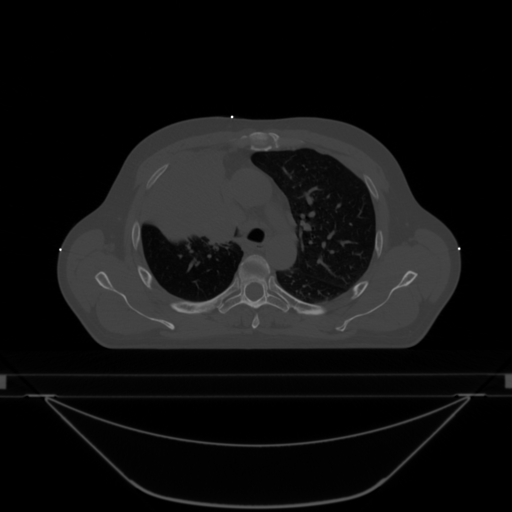
#> input picture slice_86.png, 512 x 512 px
$ jupyter execute image_manip.ipynb
#> lines starting #> are read from the running program, lines starting #| are printed output that depends on the picture; long printed decimals are rounded
[cell 1]
from warnings import simplefilter

from PIL import Image
import numpy as np
import matplotlib.pyplot as plt
from matplotlib import rcParams
from matplotlib import patches

[cell 2]
simplefilter('ignore',lineno=2366)
rcParams['figure.facecolor'] = 'white'

## Image test

[cell 3]
pil_img = Image.open('slice_86.png')
#> pil_img is the input picture: PIL image 512x512 I;16; min 24, max 4000, mean 300.7
img_tot = np.array(pil_img)
img = img_tot[100:360,40:470].astype('uint16') # 'zoom on patient'

[cell 4]
plt.imshow(img,cmap='gray',vmin=0,vmax=1400)
plt.axis('off')
plt.savefig('output/img_ref.png')
plt.show()

## Espacement vs taille des pixels

[cell 5]
plt.imshow(img,cmap='gray',vmin=0,vmax=1400)
# plt.title('Dimension = espace')
plt.axis('off')
axis = plt.gca()
nb_pix = 30
inc_x = img.shape[0]/nb_pix
#> inc_x = 8.67
inc_y = img.shape[1]/nb_pix
#> inc_y = 14.33

for i in range(nb_pix):
    for j in range(nb_pix):
        axis.add_patch(patches.Rectangle((inc_y*i,inc_x*j),inc_y,inc_x,\
                                         alpha=0.3,facecolor='red'))
plt.savefig('output/img_equal.png')
plt.show()

[cell 6]
plt.imshow(img,cmap='gray',vmin=0,vmax=1400)
plt.axis('off')
axis = plt.gca()
nb_pix = 30
inc_x = img.shape[0]/nb_pix
inc_y = img.shape[1]/nb_pix

for i in range(nb_pix):
    for j in range(nb_pix):
        axis.add_patch(patches.Rectangle((inc_y*i,inc_x*j),inc_y*0.6,inc_x*0.6,\
                                         alpha=0.3,facecolor='red'))
plt.savefig('output/img_sm.png')
plt.show()

[cell 7]
plt.imshow(img,cmap='gray',vmin=0,vmax=1400)
plt.axis('off')
axis = plt.gca()
nb_pix = 30
inc_x = img.shape[0]/nb_pix
inc_y = img.shape[1]/nb_pix

for i in range(nb_pix):
    for j in range(nb_pix):
        axis.add_patch(patches.Rectangle((inc_y*i,inc_x*j),inc_y*1.3,inc_x*1.3,\
                                         alpha=0.2,facecolor='red'))

axis.add_patch(patches.Rectangle((inc_y*10,inc_x*10),inc_y*1.3,inc_x*1.3,\
                                         alpha=1,facecolor='None',linewidth=2))
plt.savefig('output/img_lrg.png')
plt.show()

## Résolution spatiale et taille des pixels

Résolution de l'image de base: 0.9765 mm/pixel

[cell 8]
from skimage.transform import downscale_local_mean

[cell 9]
fig = plt.figure(figsize=(10,6))
ax = plt.subplot(2,2,1)
plt.imshow(img,cmap='gray',vmin=0,vmax=1400)
ax.set_title('Pixels de 1 mm')
plt.axis('off')

ax = plt.subplot(2,2,2)
plt.imshow(downscale_local_mean(img,(2,2)),cmap='gray',vmin=0,vmax=1400)
ax.set_title('Pixels de 2 mm')
plt.axis('off')

ax = plt.subplot(2,2,3)
plt.imshow(downscale_local_mean(img,(5,5)),cmap='gray',vmin=0,vmax=1400)
ax.set_title('Pixels de 5 mm')
plt.axis('off')

ax = plt.subplot(2,2,4)
plt.imshow(downscale_local_mean(img,(10,10)),cmap='gray',vmin=0,vmax=1400)
ax.set_title('Pixels de 10 mm')
plt.axis('off')

plt.savefig('output/pixel_resolution.png')
plt.show()

### Échantillonage et repliement (aliasing)

[cell 10]
from skimage.filters import gaussian

[cell 11]
fig = plt.figure(figsize=(5,3))
ax = plt.subplot(1,1,1)
plt.imshow(img,cmap='gray',vmin=0,vmax=1400)
ax.set_title('Image originale')
plt.axis('off')
plt.savefig('output/orig.png')
plt.show()

fig = plt.figure(figsize=(10,3))
ax = plt.subplot(1,2,1)
im2 = gaussian(downscale_local_mean(img,(10,10)))
plt.imshow(downscale_local_mean(img,(4,4)),cmap='gray',vmin=0,vmax=1400)
ax.set_title('Ré-échantillonnage simple')
plt.axis('off')

ax = plt.subplot(1,2,2)
im2 = gaussian(img,sigma=3,preserve_range=True) # act as anti-aliasing
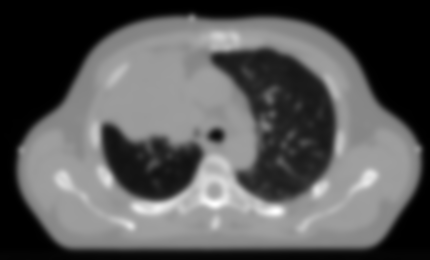
#> im2: shape (260, 430) float64; min 24.64, max 1715.3, mean 608.9; drawn with min black and max white
plt.imshow(downscale_local_mean(im2,(4,4)),cmap='gray',vmin=0,vmax=1400)
ax.set_title('Ré-échantillonnage simple avec anti-aliasing')
plt.axis('off')
plt.savefig('output/aliasing.png')
plt.show()

## Plage dynamique

[cell 12]
from skimage.exposure import rescale_intensity

[cell 13]
fig = plt.figure(figsize=(10,6))

ax = plt.subplot(2,2,1)
plt.imshow(img,cmap='gray',vmin=0,vmax=1400)
ax.set_title('12 bits disponible, affichage sur {:.2f} bits'.format(np.log2(1400)))
plt.axis('off')

ax = plt.subplot(2,2,2)
im = rescale_intensity(img,in_range=(0,1400),out_range=(0,255))
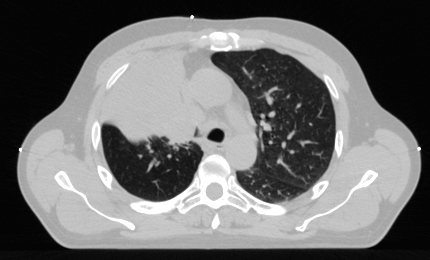
#> im: shape (260, 430) float64; min 4.37, max 255, mean 109.8
plt.imshow(im,cmap='gray',vmin=0,vmax=255)
ax.set_title('Affichage sur 8 bits')
plt.axis('off')

ax = plt.subplot(2,2,3)
im = rescale_intensity(img,in_range=(0,1400),out_range=(0,16))
plt.imshow(im,cmap='gray',vmin=0,vmax=16)
ax.set_title('Affichage sur 4 bits')
# ax.set_title('Affichage sur 4 bits'.format(np.log2(mx)))
plt.axis('off')

ax = plt.subplot(2,2,4)
im = rescale_intensity(img,in_range=(0,1400),out_range=(0,4))
plt.imshow(im,cmap='gray',vmin=0,vmax=4)
ax.set_title('Affichage sur 2 bits')
# ax.set_title('Affichage sur 2 bits'.format(np.log2(mx)))
plt.axis('off')

plt.savefig('output/dynrange.png')

plt.show()

## Fenêtrage (Window/level)

[cell 14]
fig = plt.figure(figsize=(10,6))

ax = plt.subplot(2,2,1)
plt.imshow(img,cmap='gray',vmin=0,vmax=1150)
ax.set_title('Fenêtre pulmonaire')
plt.axis('off')

ax = plt.subplot(2,2,2)
plt.imshow(img,cmap='gray',vmin=750,vmax=1150)
ax.set_title('Fenêtre pour les tissus mous')
plt.axis('off')

ax = plt.subplot(2,2,3)
plt.imshow(img,cmap='gray',vmin=980,vmax=1080)
ax.set_title('Fenêtre pour le cerveau')
plt.axis('off')

ax = plt.subplot(2,2,4)
plt.imshow(img,cmap='gray',vmin=500,vmax=2300)
ax.set_title('Fenêtre pour les os')
plt.axis('off')

plt.savefig('output/win_lvl.png')

plt.show()

## Contraste global

[cell 15]
im_window = img[100:200,100:200].copy()
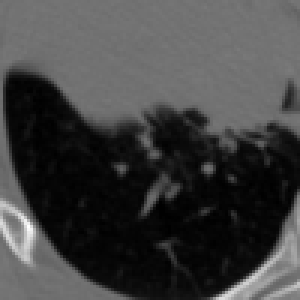
#> im_window: shape (100, 100) uint16 (shown 3 times larger); min 100, max 2231, mean 649.3; drawn with min black and max white
mx = im_window.max()
#> mx = 2231
mn = im_window.min()
#> mn = 100

def measCtrst(im):
    return (im.max() - im.min())/(im.max()+im.min())

[cell 16]
fig = plt.figure(figsize=(6,4))

ax = plt.subplot(2,2,1)
plt.imshow(im_window,cmap='gray',vmin=mn,vmax=mx)
ax.set_title('Contraste = {:.2f}'.format(measCtrst(im_window)))
plt.axis('off')

ax = plt.subplot(2,2,2)
im_window += 400
plt.imshow(im_window,cmap='gray',vmin=mn,vmax=mx)
ax.set_title('Contraste = {:.2f}'.format(measCtrst(im_window)))
plt.axis('off')

ax = plt.subplot(2,2,3)
im_window += 400
plt.imshow(im_window,cmap='gray',vmin=mn,vmax=mx)
ax.set_title('Contraste = {:.2f}'.format(measCtrst(im_window)))
plt.axis('off')

ax = plt.subplot(2,2,4)
im_window += 400
plt.imshow(im_window,cmap='gray',vmin=mn,vmax=mx)
ax.set_title('Contraste = {:.2f}'.format(measCtrst(im_window)))
plt.axis('off')

plt.savefig('output/contrast_global.png')
plt.show()

## Bruit et SNR

[cell 17]
poisson_noise = np.vectorize(lambda x: np.random.normal(0,np.sqrt(x)))

[cell 18]
fig = plt.figure(figsize=(10,6))

ax = plt.subplot(2,2,1)
smpl = img[75:100,140:165]
plt.imshow(img,cmap='gray',vmin=0,vmax=1400)
ax.set_title('Image de base, RSB = {:.1f} dans le carré'.format(smpl.mean()/smpl.std()),fontsize=14)
ax.add_patch(patches.Rectangle((140,75),25,25,alpha=1,edgecolor='red',facecolor='None',linewidth=2))
plt.axis('off')

ax = plt.subplot(2,2,2)
noisy = img + 1*poisson_noise(img)
smpl = noisy[75:100,140:165]
plt.imshow(noisy,cmap='gray',vmin=0,vmax=1400)
ax.set_title(r'~2$\times$ le bruit, RSB = {:.1f} dans le carré'.format(smpl.mean()/smpl.std()),fontsize=14)
ax.add_patch(patches.Rectangle((140,75),25,25,alpha=1,edgecolor='red',facecolor='None',linewidth=2))
plt.axis('off')


ax = plt.subplot(2,2,3)
noisy = img + 4*poisson_noise(img)
smpl = noisy[75:100,140:165]
plt.imshow(noisy,cmap='gray',vmin=0,vmax=1400)
ax.set_title(r'~10$\times$ le bruit, RSB = {:.1f} dans le carré'.format(smpl.mean()/smpl.std()),fontsize=14)
ax.add_patch(patches.Rectangle((140,75),25,25,alpha=1,edgecolor='red',facecolor='None',linewidth=2))
plt.axis('off')


ax = plt.subplot(2,2,4)
noisy = img + 9*poisson_noise(img)
smpl = noisy[75:100,140:165]
plt.imshow(noisy,cmap='gray',vmin=0,vmax=1400)
ax.set_title(r'~20$\times$ le bruit, RSB = {:.1f} dans le carré'.format(smpl.mean()/smpl.std()),fontsize=14)
ax.add_patch(patches.Rectangle((140,75),25,25,alpha=1,edgecolor='red',facecolor='None',linewidth=2))
plt.axis('off')

plt.savefig('output/SNR.png')
plt.show()

## Transformations affines

[cell 19]
from skimage.transform import AffineTransform, warp

Créons un canvas un peu plus grand pour éviter de tronquer l'image

[cell 20]
canvas = np.ones((500,700))*4000
canvas[(500-img.shape[0]):,:img.shape[1]] = img

### Rotation

[cell 21]
R = AffineTransform(rotation=0.11*np.pi) # rotation de 20 degrés
print('Matrice de rotation')
print(R.params[:2,:2])

[cell 22]
fig = plt.figure(figsize=(10,4))

ax = plt.subplot(1,2,1)
plt.imshow(canvas,cmap='gray',vmin=0,vmax=1400)
plt.xlabel(r'Indice $i$')
plt.ylabel(r'Indice $j$')
plt.xlim([0,700])
plt.ylim([500,0])

im_rot = warp(canvas,R,preserve_range=True,mode='constant',cval=4000)
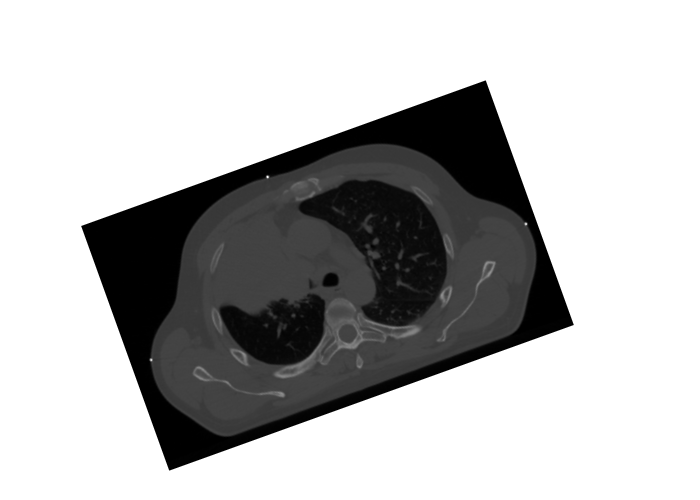
#> im_rot: shape (500, 700) float64; min 24, max 4000, mean 2916.8; drawn with min black and max white
ax = plt.subplot(1,2,2)
plt.imshow(im_rot,cmap='gray',vmin=0,vmax=1400)
plt.xlabel(r'Indice $i$')
plt.ylabel(r'Indice $j$')
plt.xlim([0,700])
plt.ylim([500,0])
plt.plot([0,500*np.sin(0.12*np.pi)],[0,500],color='red',linewidth=3)
plt.plot([2,2],[2,500],color='red',linewidth=3)
ax.text(15,440,r'$\theta$ = 20$^\circ$',color='red',size=14)

plt.savefig('output/simplerot.png',transparent=True)
plt.show()

## Translation

[cell 23]
T = AffineTransform(translation=(-250,125))
print(T.params)

[cell 24]
fig = plt.figure(figsize=(10,4))

ax = plt.subplot(1,2,1)
plt.imshow(canvas,cmap='gray',vmin=0,vmax=1400)
plt.xlabel(r'Indice $i$')
plt.ylabel(r'Indice $j$')
plt.xlim([0,700])
plt.ylim([500,0])
# ax.annotate('',xy=(200+250,400-125),xytext=(200,400),arrowprops={'facecolor':'red'})


im_trans = warp(canvas,T,preserve_range=True,mode='constant',cval=4000)
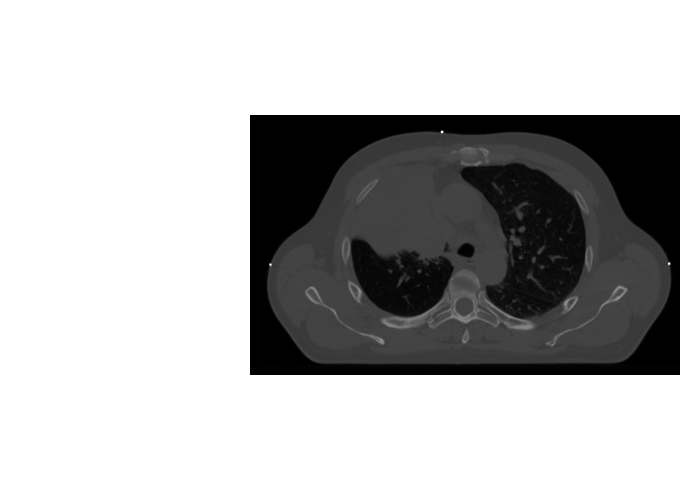
#> im_trans: shape (500, 700) float64; min 24, max 4000, mean 2916.8; drawn with min black and max white
ax = plt.subplot(1,2,2)
plt.imshow(im_trans,cmap='gray',vmin=0,vmax=1400)
plt.xlabel(r'Indice $i$')
plt.ylabel(r'Indice $j$')
plt.xlim([0,700])
plt.ylim([500,0])
ax.annotate('',xy=(200+250,400-125),xytext=(200,400),arrowprops={'facecolor':'red'})

plt.savefig('output/trans.png')
plt.show()

[cell 25]
trans = (-200,220)
shear = 10 *2*np.pi/360
rot = -20 *2*np.pi/360

T = AffineTransform(translation=trans)
print(T.params)

S = AffineTransform(shear=shear)
print(S.params)

R = AffineTransform(rotation=rot)
print(R.params)

print(T.params @ S.params @ R.params)

[cell 26]
fig = plt.figure(figsize=(10,6))

ax = plt.subplot(2,2,1)
plt.imshow(canvas,cmap='gray',vmin=0,vmax=1400)
plt.xlabel(r'Indice $i$')
plt.ylabel(r'Indice $j$')
ax.set_title(r'Image de  départ',fontsize=14)
plt.xlim([0,700])
plt.ylim([500,0])

im_mod = warp(canvas,T,preserve_range=True,mode='constant',cval=4000)
ax = plt.subplot(2,2,2)
plt.imshow(im_mod,cmap='gray',vmin=0,vmax=1400)
plt.xlabel(r'Indice $i$')
plt.ylabel(r'Indice $j$')
ax.set_title(r'après $\bf T$',fontsize=14)
plt.xlim([0,700])
plt.ylim([500,0])

im_mod = warp(im_mod,S,preserve_range=True,mode='constant',cval=4000)
ax = plt.subplot(2,2,3)
plt.imshow(im_mod,cmap='gray',vmin=0,vmax=1400)
plt.xlabel(r'Indice $i$')
plt.ylabel(r'Indice $j$')
ax.set_title(r'après $\bf{ST}$',fontsize=14)
plt.xlim([0,700])
plt.ylim([500,0])

im_mod = warp(im_mod,R,preserve_range=True,mode='constant',cval=4000)
ax = plt.subplot(2,2,4)
plt.imshow(im_mod,cmap='gray',vmin=0,vmax=1400)
plt.xlabel(r'Indice $i$')
plt.ylabel(r'Indice $j$')
ax.set_title(r'après $\bf{RST}$',fontsize=14)
plt.xlim([0,700])
plt.ylim([500,0])

plt.savefig('output/multi_aff.png')
plt.show()

## Transformation locale (affine par partie)

[cell 27]
from skimage.transform import PiecewiseAffineTransform, warp

[cell 28]
canvas = np.ones((410,470))*4000 # 75, 20 padding
canvas[(410-75-img.shape[0]):(410-75),20:(20+img.shape[1])] = img
#> canvas: shape (410, 470) float64

[cell 29]
pt_row = np.linspace(0,img.shape[0],10) + 75
pt_col = np.linspace(0,img.shape[1],20) + 20
#> pt_col = 20 values from 20 to 450
# pt_row, pt_col = np.meshgrid(pt_row, pt_col)
pt_col, pt_row = np.meshgrid(pt_row, pt_col)
pts = np.dstack([pt_row.flat, pt_col.flat])[0]

[cell 30]
fig = plt.figure(figsize=(10,4))

ax = plt.subplot(1,1,1)
plt.imshow(canvas,cmap='gray',vmin=0,vmax=1400)
plt.xlim([10,img.shape[1]+30])
plt.ylim([img.shape[0]+85,65])
plt.axis('off')
plt.plot(pts[:,0],pts[:,1],'.b')

# plt.savefig('output/nodes.png',transparent=True)
plt.show()

[cell 31]
def invertBelow(y,t=205):
    if y<t:
        return -1
    else:
        return 1
invertBelow = np.vectorize(invertBelow)
pts_def = pts.copy()
pts_def[:,1] = pts[:,1] + 50*np.sin(pts[:,0]/pts[:,0].max()*np.pi*invertBelow(pts[:,1]))

[cell 32]
plt.plot(pts[:,0],pts[:,1],'.b',label='Noeuds initiaux')
plt.plot(pts_def[:,0],pts_def[:,1],'.r',label='Noeuds déplacés')
plt.axis('off')
plt.legend(numpoints=1)
plt.savefig('output/nodes_def.png',transparent=True)
plt.show()

[cell 33]
T = PiecewiseAffineTransform()
_ = T.estimate(pts,pts_def)

[cell 34]
im_mod = warp(canvas,T.inverse,preserve_range=True,mode='constant',cval=4000)
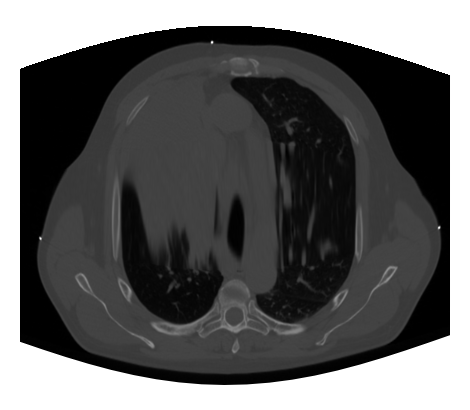
#> im_mod: shape (410, 470) float64; min 24, max 4000, mean 1559; drawn with min black and max white

[cell 35]
fig = plt.figure(figsize=(10,4))

ax = plt.subplot(1,2,1)
plt.imshow(canvas,cmap='gray',vmin=0,vmax=1400)
plt.axis('off')

ax = plt.subplot(1,2,2)
plt.imshow(im_mod,cmap='gray',vmin=0,vmax=1400)
plt.axis('off')
# plt.plot(pts[:,0],pts[:,1],'.b')

plt.savefig('output/img_def.png',transparent=True)
plt.show()

## Filtrage

### Lookup table

[cell 36]
fig = plt.figure(figsize=(10,6))

ax = plt.subplot(2,2,1)
plt.imshow(img,cmap='gray',vmin=0,vmax=1400)
plt.axis('off')

ax = plt.subplot(2,2,2)
plt.imshow(img,cmap='rainbow',vmin=0,vmax=1400)
plt.axis('off')

ax = plt.subplot(2,2,3)
plt.imshow(img,cmap='RdBu',vmin=0,vmax=1400)
plt.axis('off')

ax = plt.subplot(2,2,4)
plt.imshow(img,cmap='YlOrRd',vmin=0,vmax=1400)
plt.axis('off')

plt.savefig('output/lut.png',transparent=True)
plt.show()

### Histogramme

[cell 37]
from skimage.exposure import equalize_hist, equalize_adapthist
img_ctr = img[40:260,90:310] # pour éviter les marqueurs radio-opaque

[cell 38]
fig = plt.figure(figsize=(10,6))

ax = plt.subplot(2,2,1)
_ = plt.hist(img.ravel(),bins=200,density=False)
plt.xlabel('Intensité (HU)')
plt.ylabel('Nombre de pixels')

ax = plt.subplot(2,2,2)
plt.imshow(img,cmap='gray',vmin=0,vmax=4000)
ax.set_title('Toute la plage d\'intensité')
plt.axis('off')

ax = plt.subplot(2,2,3)
plt.imshow(img,cmap='gray',vmin=800,vmax=1600)
ax.set_title('Corps')
plt.axis('off')

ax = plt.subplot(2,2,4)
plt.imshow(img,cmap='gray',vmin=0,vmax=400)
ax.set_title('Parenchyme pulmonaire')
plt.axis('off')


plt.savefig('output/lin_cont.png',transparent=True)
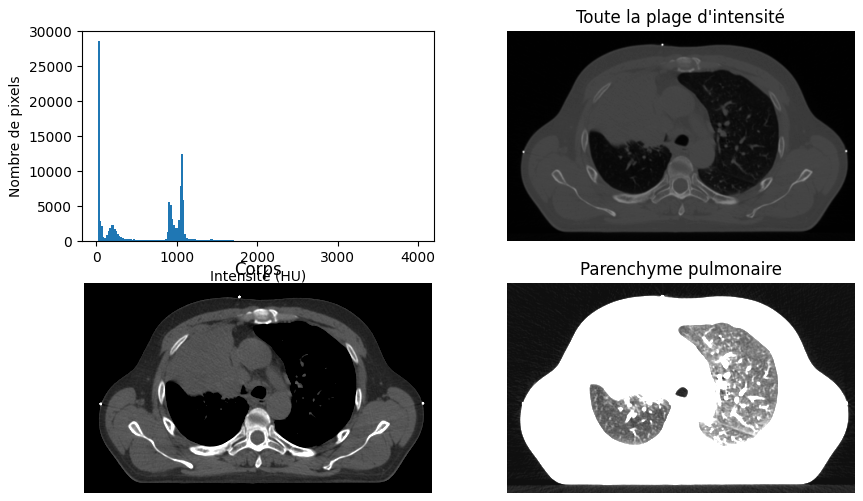
#> figure drawn by matplotlib, 4 panels; panel 1: tallest bar 28590 high, from x = 24 to 43.88
plt.show()

[cell 39]
# im_eq = equalize_hist(img_ctr)
im_eq = equalize_adapthist(img_ctr)
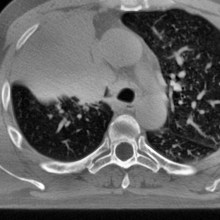
#> im_eq: shape (220, 220) float64; min 0, max 1, mean 0.386

[cell 40]
fig = plt.figure(figsize=(10,6))

ax = plt.subplot(2,2,1)
_ = plt.hist(img_ctr.ravel(),bins=200,density=False)
plt.xlabel('Intensité (HU)')
plt.ylabel('Nombre de pixels')
ax.set_title('Histogramme brut',fontsize=14)

ax = plt.subplot(2,2,2)
plt.imshow(img_ctr,cmap='gray')
plt.axis('off')

ax = plt.subplot(2,2,3)
_ = plt.hist(im_eq.ravel(),bins=200,density=False)
plt.xlabel('Intensité (HU)')
plt.ylabel('Nombre de pixels')
ax.set_title('Histogramme égalisé',fontsize=14)

ax = plt.subplot(2,2,4)
plt.imshow(im_eq,cmap='gray')
plt.axis('off')

plt.savefig('output/histo_eq.png',transparent=True)
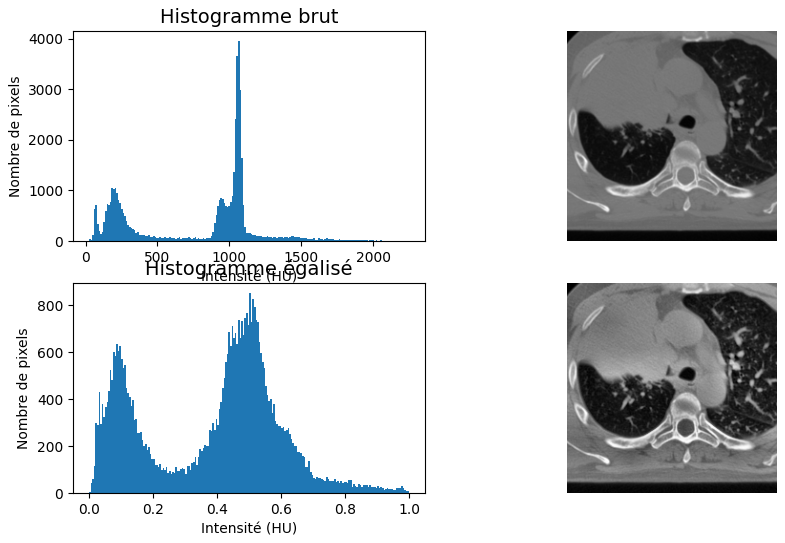
#> figure drawn by matplotlib, 4 panels; panel 1: tallest bar 3954 high, from x = 1059.6 to 1070.7; panel 3: tallest bar 853 high, from x = 0.5 to 0.505
plt.show()

### Information mutuelle

[cell 41]
def mutual_information(h):
    """ Calcul de l'information mutuelle sur un histogramme conjoint """
    # conversion des bins en probabilite
    pxy = h / float(np.sum(h))
    px = np.sum(pxy, axis=1) # marginale pour x
    py = np.sum(pxy, axis=0) # marginale pour y
    px_py = px[:, None] * py[None, :] # Broadcast pour multiplier les marginales
    # Calculs
    nzs = pxy > 0 # seul les non-nuls contribuent
    return np.sum(pxy[nzs] * np.log(pxy[nzs] / px_py[nzs]))

[cell 42]
hist_a, edges = np.histogram(img.ravel(),bins=100)
#> hist_a = 100 values, max 31508 at index 0, min 0 at index 58, mean 1118; edges = 101 values from 24 to 4000
img_flip = img[:,::-1]
img_empty = np.zeros(img.shape)
img_noisy = img + 9*poisson_noise(img)
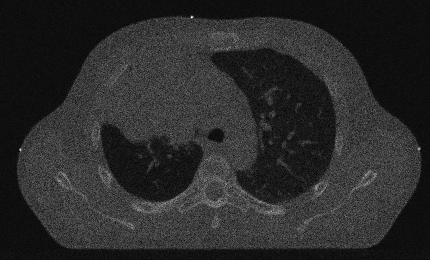
#> img_noisy: shape (260, 430) float64; min -287.6, max 5054.8, mean 610.5; drawn with min black and max white

fig = plt.figure(figsize=(10,6))

ax = plt.subplot(2,2,1)
plt.imshow(img,cmap='gray',vmin=0,vmax=2000)
ax.set_title('A')
plt.axis('off')

ax = plt.subplot(2,2,2)
plt.imshow(img_empty,cmap='gray',vmin=0,vmax=2000)
ax.set_title('B')
plt.axis('off')

ax = plt.subplot(2,2,3)
plt.imshow(img_noisy,cmap='gray',vmin=0,vmax=2000)
ax.set_title('C')
plt.axis('off')

ax = plt.subplot(2,2,4)
plt.imshow(img_flip,cmap='gray',vmin=0,vmax=2000)
ax.set_title('D')
plt.axis('off')

plt.savefig('output/info_mutuelle.png',transparent=True)
plt.show()

for im in [img_empty,img_noisy, img_flip, img]:
    hist_2d, x_edges, y_edges = np.histogram2d(img.ravel(), im.ravel(),bins=50)
    print(mutual_information(hist_2d))
#> this loop made 4 passes
#| -2.0086993090527978e-16
#| 0.848
#| 0.6834
#| 2.157
